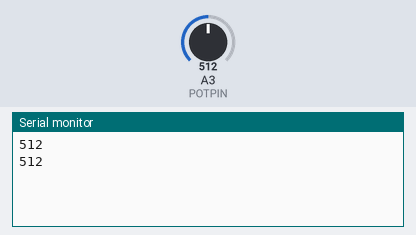
A sketch run on a simulated Arduino Uno, built with avr-gcc and run on an emulated ATmega328P. Shown: the last lines printed to the serial monitor. The test bench sets the inputs (shaded band); at power-on: A3 (POTPIN) = 512.

Above: at 1.8 s.
1.9 s: A3 (POTPIN) set to 716
At 3.0 s:
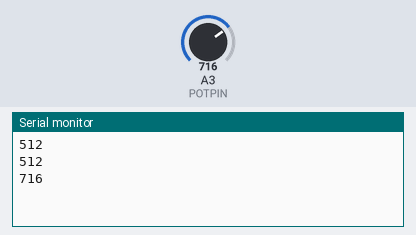
3.4 s: A3 (POTPIN) set to 900
At 4.0 s:
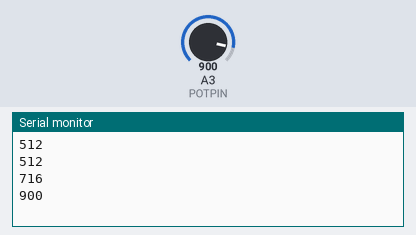
Timing chart, 0 to 6.4 s (numbered marks = the images above; inputs shaded):
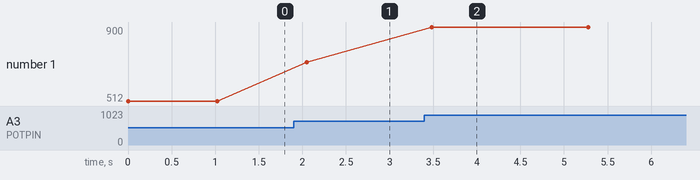

Measured:
- after the input at 1.9 s, the serial monitor: prints a new line after 0.15 s (image 1)
- after the input at 3.4 s, the serial monitor: prints a new line after 0.08 s (image 2)
- plotted number 1: 512 → 716 after the input at 1.9 s, 716 → 900 after the input at 3.4 s

The sketch:

module_1.ino
```cpp
#define LEDPIN 8
//#define BUTTONPIN 4
#define POTPIN A3

void setup() {
  // put your setup code here, to run once:
  // pinMode(LEDPIN, OUTPUT);
  //pinMode(BUTTONPIN, INPUT);
  pinMode(POTPIN, INPUT);
  Serial.begin(9600);
}

void loop() {
  // put your main code here, to run repeatedly:

int pot_level = analogRead(POTPIN);
Serial.print(pot_level);
Serial.print('\n');
digitalWrite(LEDPIN, HIGH);
        delay(pot_level);
        digitalWrite(LEDPIN, LOW);
        delay(pot_level);


/*if (digitalRead(BUTTONPIN) == LOW) {
  if (digitalRead(BUTTONPIN) == HIGH) {
    delay(5);
    if (digitalRead(BUTTONPIN) == HIGH) {
      while(1) {
        digitalWrite(LEDPIN, HIGH);
        delay(1000);
        digitalWrite(LEDPIN, LOW);
        delay(1000);
      }
    }
  }
}*/
}
```
